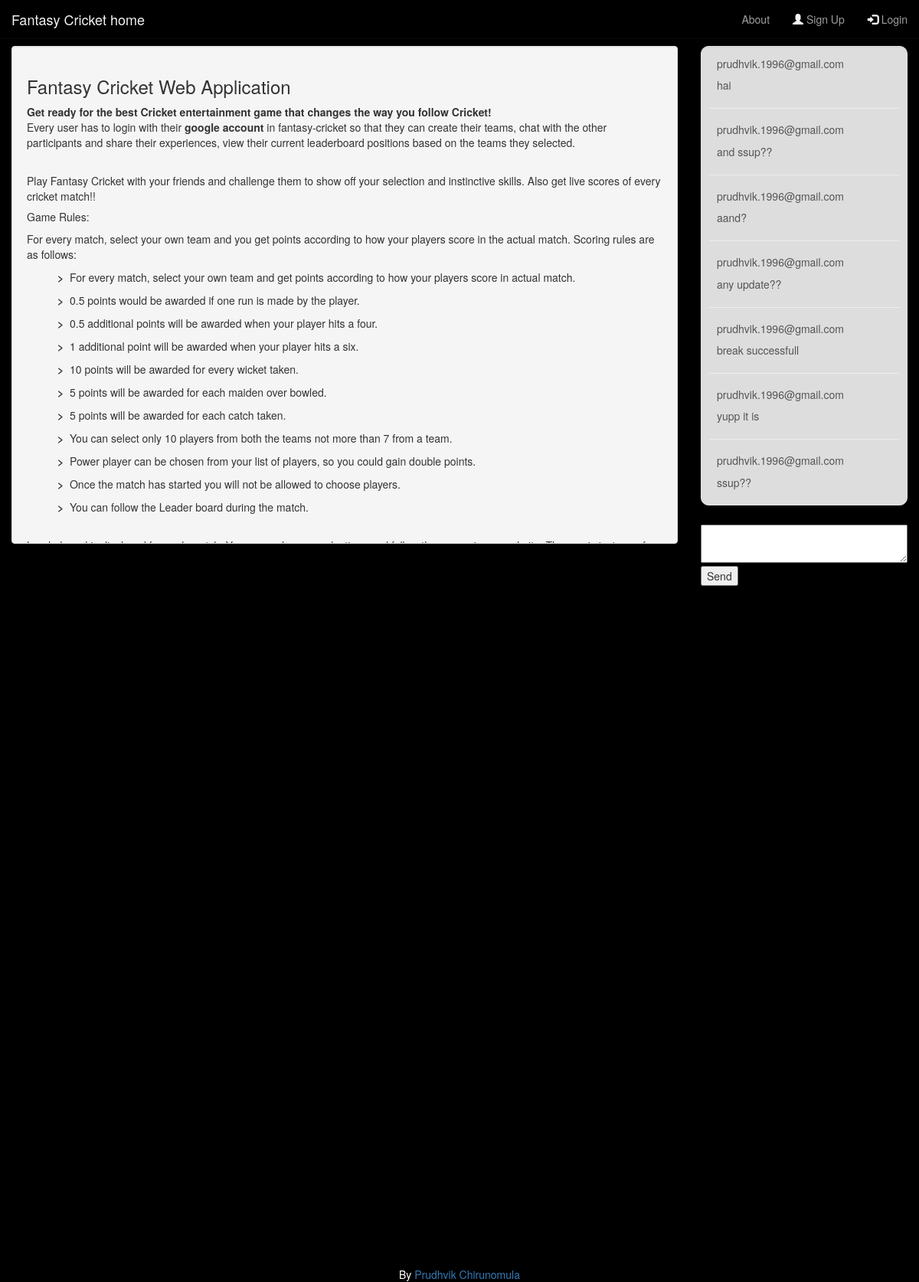
The app's page /rules with its own data.
### app.py (models this page shows, shortened)
class chatDB(db.Model):
    sno = db.Column(db.Integer, autoincrement = True, primary_key=True)
    email = db.Column(db.String(200))
    message = db.Column(db.String(250))

### app.py (the view)
@app.route('/rules')
def rules():
    chats = chatDB.query.all()
    return render_template('rules.html', chats = chats)

### templates/rules.html (shortened to what this page needs)
{% extends "layout.html" %}
{% block body %}
<h3>
	Fantasy Cricket Web Application
</h3>
<b>
	Get ready for the best Cricket entertainment game that changes the way you follow Cricket!
</b>
<br>
<p>
	Every user has to login with their <b>google account</b> in fantasy-cricket so that they can create their teams, chat with the other participants and share their experiences, view their current leaderboard positions based on the teams they selected.
</p>
<br>
<p>
	Play Fantasy Cricket with your friends and challenge them to show off your selection and instinctive skills. Also get live scores of every cricket match!!
</p>
<h5>
	Game Rules:
</h5>
<p>
	For every match, select your own team and you get points according to how your players score in the actual match. Scoring rules are as follows:
	<ul>
		<b>></b>&nbsp For every match, select your own team and get points according to how your players score in actual match.
	</ul>
	<ul>
		<b>></b>&nbsp 0.5 points would be awarded if one run is made by the player.
	</ul>
	<ul>
		<b>></b>&nbsp 0.5 additional points will be awarded when your player hits a four.
	</ul>
	<ul>
		<b>></b>&nbsp 1 additional point will be awarded when your player hits a six.
	</ul>
	<ul>
		<b>></b>&nbsp 10 points will be awarded for every wicket taken.
	</ul>
	<ul>
		<b>></b>&nbsp 5 points will be awarded for each maiden over bowled.
	</ul>
	<ul>
		<b>></b>&nbsp 5 points will be awarded for each catch taken.
	</ul>
	<ul>
		<b>></b>&nbsp You can select only 10 players from both the teams not more than 7 from a team.
	</ul>
	<ul>
		<b>></b>&nbsp Power player can be chosen from your list of players, so you could gain double points.
	</ul>
	<ul>
		<b>></b>&nbsp Once the match has started you will not be allowed to choose players.
	</ul>
	<ul>
		<b>></b>&nbsp You can follow the Leader board during the match.
	</ul>
</p>
<br>
<p>
	Leaderboard is displayed for each match. You can make your selections and follow the scores in our website. The app is just pure fun and thrill. When you are watching a cricket match, open this app and follow your fantasy score for even more thrill.
</p>
<br>
<br>
{% endblock %}

### templates/layout.html (shortened to what this page needs)
<!DOCTYPE html>
<html lang="en">
<head>
  <link rel="stylesheet" href="https://maxcdn.bootstrapcdn.com/bootstrap/3.3.7/css/bootstrap.min.css">
  <link rel="stylesheet" type="text/css" href="../static/custom.css">
</head>
<body style="background-image: url('https://www.insure4sport.co.uk/blog/wp-content/uploads/2014/10/cricket-bat-and-ball-on-grass.jpg'); background-color: black; color= #FFFFFF; background-repeat: no-repeat; background-position: center; background-size: cover; width:100%; height: 100%; padding-bottom:300px; ">
  <nav class="navbar navbar-inverse navbar-fixed-top" style="background-color: black;">
    <div class="container-fluid">
      <div class="navbar-header">
        <a class="navbar-brand" style="color: #F2F3F4;" href="/">Fantasy Cricket home</a>
      </div>
      {% if not session.logged_in %}
      <ul class="nav navbar-nav navbar-right">
        <li><a href="/rules"> About</a></li>
        <li><a href="/signup"><span class="glyphicon glyphicon-user" style="color: #F2F3F4;"></span> Sign Up</a></li>
        <li><a href="/login"><span class="glyphicon glyphicon-log-in" style="color: #F2F3F4;"></span> Login</a></li>
      </ul>
      {% endif %}
    </div>
  </nav>
  <br>
  <br>
  <br>
  <div class="container col-md-9">
    <div style="overflow-y: scroll; width: 100%; height: 650px;" class="well">
      {% block body %}
      {% endblock %}
      <br><br><br><br>
      <br><br><br><br>
    </div>
  </div>
  <div class="col-md-3" id="chatRoom">
    <div style="overflow-y: scroll; width: 100%; height: 600px;" class="well chatitemclass" id="chatBox">
      <div id="chatsFromDB">
        {% for chat in chats %}
          <div style="margin-left: 10px">
            <h5>{{ chat.email }}</h5>
            <p>{{ chat.message }}</p>
          </div>
          <hr>
        {% endfor %}
      </div>
    </div><br>
    <textarea style="width: 100%; height: 50px" id="message" required></textarea>
    <button type="submit" id="send">Send</button>
  </div>
  <br>
  <br>
  <br>
<div class="navbar-fixed-bottom" style="background-color: black; color: white">
  <center><br>By <a href="http://prudhvikchirunomula.pythonanywhere.com/"> Prudhvik Chirunomula</a><br></center>
</div>
</body>
</html>

### templates/layout.html (style rules this page uses)
div.chatitemclass { background-color: #ddd; padding: 5px 10px; border-radius: 10px; color: #555; margin-bottom: 5px; }

### records on screen
chatDB: email "prudhvik.1996@gmail.com", message "hai"
chatDB: email "prudhvik.1996@gmail.com", message "and ssup??"
chatDB: email "prudhvik.1996@gmail.com", message "aand?"
chatDB: email "prudhvik.1996@gmail.com", message "any update??"
chatDB: email "prudhvik.1996@gmail.com", message "break successfull"
chatDB: email "prudhvik.1996@gmail.com", message "yupp it is"
chatDB: email "prudhvik.1996@gmail.com", message "ssup??"
